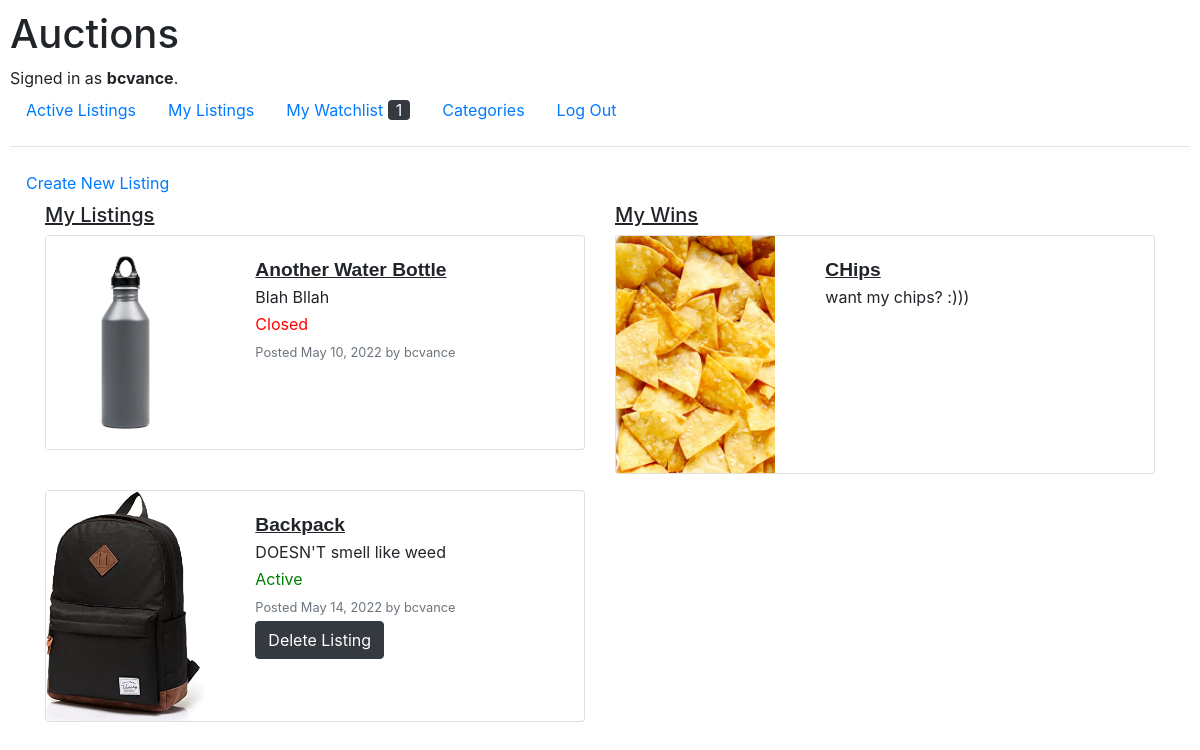
Page /listings (signed in) on the earlier database version.
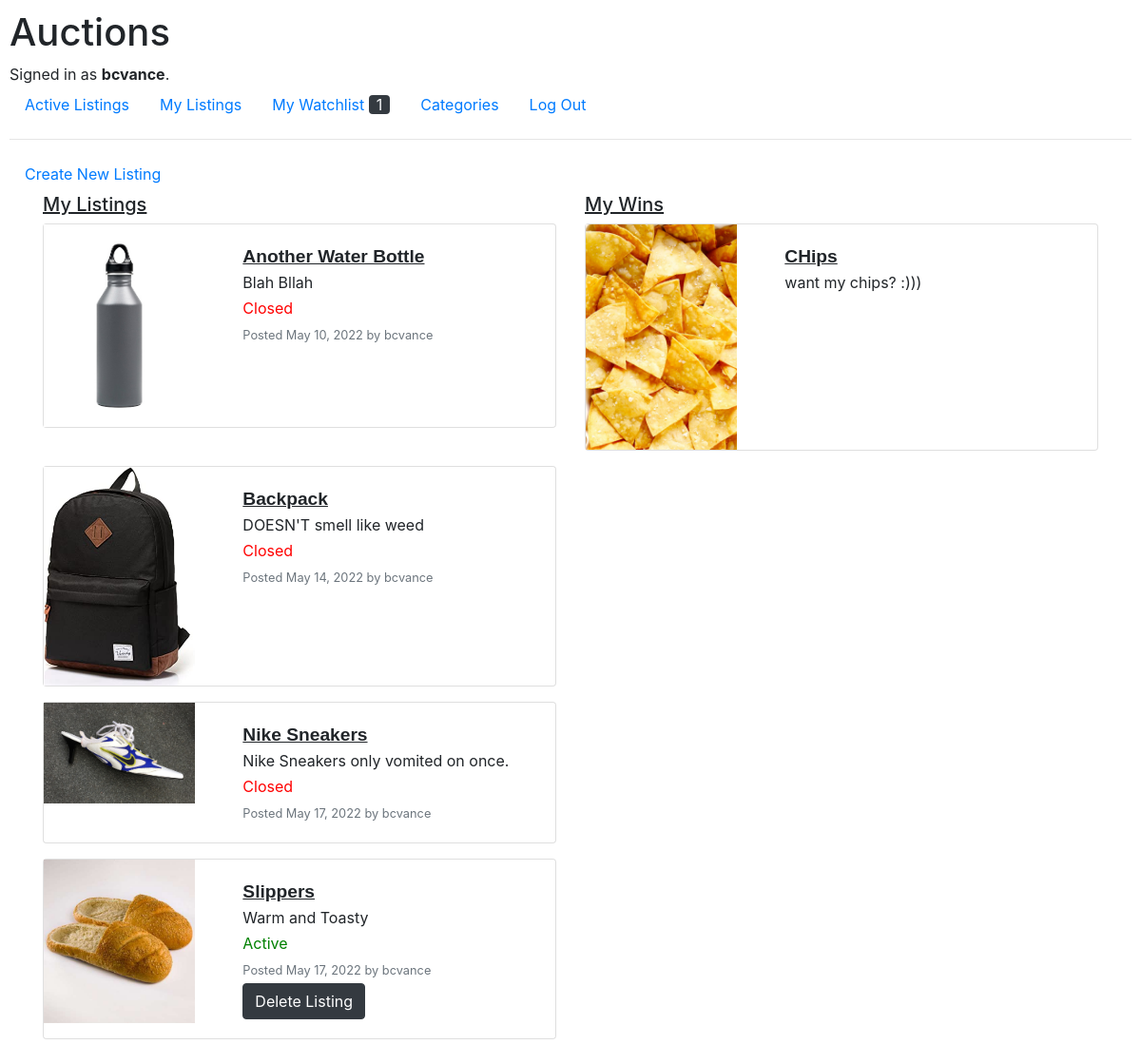
Same page on the later database version.
### auctions/models.py (models this page shows, shortened)
class User(AbstractUser):
    username = models.CharField(max_length=64, unique=True)

class Listing(models.Model):
    list_date = models.DateField(auto_now_add=True)
    top_bidder = models.ForeignKey(User, on_delete=models.CASCADE, related_name = "winning", blank=True, null=True, default="")
    poster = models.ForeignKey(User, on_delete=models.CASCADE, related_name = "listings")
    starting_bid = models.DecimalField(max_digits=15, decimal_places=2, default=0.0)
    name = models.CharField(max_length=64, default="Unnamed Listing")
    desc = models.CharField(max_length=500, blank=True, null=True, default="")
    image = models.ImageField(upload_to=image_directory_path, storage=image_storage, null=True)
    categories = models.ManyToManyField(Category, related_name="listings")
    active = models.BooleanField(default=True)
    winner = models.IntegerField(blank=True, null=True)

### auctions/views.py (the view)
# urls.py: path("listings", views.listings, name="listings"),
def listings(request):
    user = User.objects.filter(id=request.user.id).first()
    my_listings = Listing.objects.filter(poster=user)
    my_wins = Listing.objects.filter(winner = request.user.id)
    if not my_wins.exists():
        my_wins_list = [-1]
    else:
        my_wins_list = list(my_wins)
    if not my_listings.exists():
        my_listings_list = [-1]
    else:
        my_listings_list = list(my_listings)
    watch_items = get_num_watch_items(request)
    return render(request, "auctions/listings.html", context={
        "my_listings_list": zip_longest(my_listings_list, my_wins_list, fillvalue=None),
        "watch_items": watch_items
    })

### auctions/utils.py (called while the page is built)
def get_num_watch_items(request):
    user_id = request.user.id
    num_items = WatchItem.objects.filter(watcher = User.objects.get(id = user_id)).count()
    return num_items

### auctions/templates/auctions/listings.html (shortened to what this page needs)
{% extends "auctions/layout.html" %}
{% block watch_num %}
    {{ watch_items }}
{% endblock %}
{% block body %}
    <ul class="nav">
        <li class="nav_item">
            <a href="{% url 'create' %}" class="nav-link">Create New Listing</a>
        </li>
    </ul>
    <div class="container">
        <div class="row">
            <div class="col">
                <h5 class="listings-col">My Listings</h5>
            </div>
            <div class="col">
                <h5 class="listings-col">My Wins</h5>
            </div>
        </div>
        {% for listing, win in my_listings_list %}
            <div class="row">
                <div class="col">
                    {% if listing == -1 %}
                        <h3>You have no listings.</h3>
                    {% else %}
                        <div class="card mb-3" style="max-width: 540px;">
                            <div class="row g-0">
                                <div class="col-md-4">
                                    <img src="{{ listing.image.url }}" class="img-fluid rounded-start index_listing_img" alt="..." onclick="submitForm('listing_card_{{ listing.id }}')">
                                </div>
                                <div class="col-md-8">
                                    <div class="card-body">
                                        <form action="{% url 'listing' listing.id %}">
                                            <button type="submit" class="card-item-name text-button">{{ listing.name }}</button>
                                        </form>
                                        <p class="card-text">{{ listing.desc }}</p>
                                        {% if listing.active %}
                                            <p class="active">Active</p>
                                        {% else %}
                                            <p class="closed">Closed</p>
                                        {% endif %}
                                        <p class="card-text"><small class="text-muted">Posted {{ listing.list_date }} by {{ listing.poster }}</small></p>
                                        {% if listing.active %}
                                            <form method="post" action="delete">
                                                <button type="submit" class="btn btn-dark" id="delete_btn">Delete Listing</button>
                                            </form>
                                        {% endif %}
                                    </div>
                                </div>
                            </div>
                        </div>
                </div>
                {% endif %}
                <div class="col">
                    {% if win == -1 %}
                        <h3>You have no wins.</h3>
                    {% elif win %}
                        <div class="card mb-3" style="max-width: 540px;">
                            <div class="row g-0">
                                <div class="col-md-4">
                                    <img src="{{ win.image.url }}" class="img-fluid rounded-start index_listing_img" alt="..." onclick="submitForm('listing_card_{{ win.id }}')">
                                </div>
                                <div class="col-md-8">
                                    <div class="card-body">
                                        <form action="{% url 'listing' win.id %}">
                                            <button type="submit" class="card-item-name text-button">{{ win.name }}</button>
                                        </form>
                                        <p class="card-text">{{ win.desc }}</p>
                                    </div>
                                </div>
                            </div>
                        </div>
                    {% endif %}
                </div>
            </div>
        {% endfor %}
    </div>
{% endblock %}

### auctions/templates/auctions/layout.html (shortened to what this page needs)
{% load static %}
<!DOCTYPE html>
<html lang="en">
    <head>
        <link rel="stylesheet" href="https://stackpath.bootstrapcdn.com/bootstrap/4.4.1/css/bootstrap.min.css">
        <link href="{% static 'auctions/styles.css' %}" rel="stylesheet">
    </head>
    <body>
        <h1>Auctions</h1>
        <div>
            {% if user.is_authenticated %}
                Signed in as <strong>{{ user.username }}</strong>.
            {% else %}
                Not signed in.
            {% endif %}
        </div>
        <ul class="nav">
            <li class="nav-item">
                <a class="nav-link" href="{% url 'index' %}">Active Listings</a>
            </li>
            {% if user.is_authenticated %}
                <li class="nav-item">
                    <a class="nav-link" href="{% url 'listings' %}">My Listings</a>
                </li>
                <li class="nav-item">
                    <a class="nav-link" href="{% url 'watchlist' %}">My Watchlist <span class="text-light bg-dark px-2 rounded">{% block watch_num %}{% endblock watch_num %}</span></a>
                </li>
                <li class="nav-item">
                    <a href="{% url 'categories' %}" class="nav-link">Categories</a>
                </li>
                <li class="nav-item">
                    <a class="nav-link" href="{% url 'logout' %}">Log Out</a>
                </li>
            {% endif %}
        </ul>
        <hr>
        {% block body %}
        {% endblock %}
    </body>
</html>

### auctions/static/auctions/styles.css (style rules this page uses)
.active { color: green; }
body { padding: 10px; }
.closed { color: red; }
p { margin-top: 0; margin-bottom: 3px; }
.rounded { border-radius: 20px; }
.listings-col { text-decoration: underline; }
button.text-button { background: none!important; border: none; padding: 0!important; font-family: arial, sans-serif; color: #0d6efd; text-decoration: underline; cursor: pointer; text-decoration: none; }
button.card-item-name { color: #212529; text-decoration: underline; font-size: 1.2em; font-weight: bold; }

Differences in the rows shown:
changed Listing "Backpack": active "Active Delete Listing" → "Closed"
added Listing: image (picture), name "Nike Sneakers", desc "Nike Sneakers only vomited on once.", active "Closed", list_date "May 17, 2022", poster "bcvance"
added Listing: image (picture), name "Slippers", desc "Warm and Toasty", active "Active", list_date "May 17, 2022", poster "bcvance"
